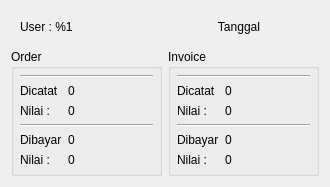
<?xml version="1.0" encoding="UTF-8"?>
<ui version="4.0">
 <class>DashboardWidget</class>
 <widget class="QWidget" name="DashboardWidget">
  <property name="geometry">
   <rect>
    <x>0</x>
    <y>0</y>
    <width>328</width>
    <height>172</height>
   </rect>
  </property>
  <property name="windowTitle">
   <string>Dashboard</string>
  </property>
  <layout class="QVBoxLayout" name="verticalLayout">
   <item>
    <widget class="QWidget" name="hdr" native="true">
     <layout class="QHBoxLayout" name="horizontalLayout">
      <item alignment="Qt::AlignLeft">
       <widget class="QLabel" name="lUser">
        <property name="text">
         <string>User : %1</string>
        </property>
       </widget>
      </item>
      <item>
       <widget class="QLabel" name="lDate">
        <property name="text">
         <string>Tanggal</string>
        </property>
        <property name="alignment">
         <set>Qt::AlignCenter</set>
        </property>
       </widget>
      </item>
     </layout>
    </widget>
   </item>
   <item>
    <layout class="QHBoxLayout" name="horizontalLayout_2">
     <item>
      <widget class="QGroupBox" name="ordersGroup">
       <property name="minimumSize">
        <size>
         <width>151</width>
         <height>0</height>
        </size>
       </property>
       <property name="title">
        <string>Order</string>
       </property>
       <layout class="QFormLayout" name="formLayout">
        <property name="leftMargin">
         <number>6</number>
        </property>
        <property name="topMargin">
         <number>6</number>
        </property>
        <property name="rightMargin">
         <number>6</number>
        </property>
        <property name="bottomMargin">
         <number>6</number>
        </property>
        <item row="1" column="0">
         <widget class="QLabel" name="label_9">
          <property name="text">
           <string>Dicatat</string>
          </property>
         </widget>
        </item>
        <item row="1" column="1">
         <widget class="QLabel" name="label_ordersSavedCount">
          <property name="text">
           <string>0</string>
          </property>
         </widget>
        </item>
        <item row="2" column="0">
         <widget class="QLabel" name="label_7">
          <property name="text">
           <string>Nilai :</string>
          </property>
         </widget>
        </item>
        <item row="2" column="1">
         <widget class="QLabel" name="label_ordersSavedValueSum">
          <property name="text">
           <string>0</string>
          </property>
         </widget>
        </item>
        <item row="4" column="0">
         <widget class="QLabel" name="label_10">
          <property name="text">
           <string>Dibayar</string>
          </property>
         </widget>
        </item>
        <item row="4" column="1">
         <widget class="QLabel" name="label_ordersPaidCount">
          <property name="text">
           <string>0</string>
          </property>
         </widget>
        </item>
        <item row="5" column="0">
         <widget class="QLabel" name="label_8">
          <property name="text">
           <string>Nilai :</string>
          </property>
         </widget>
        </item>
        <item row="5" column="1">
         <widget class="QLabel" name="label_ordersPaidValueSum">
          <property name="text">
           <string>0</string>
          </property>
         </widget>
        </item>
        <item row="3" column="0" colspan="2">
         <widget class="Line" name="line">
          <property name="orientation">
           <enum>Qt::Horizontal</enum>
          </property>
         </widget>
        </item>
        <item row="0" column="0" colspan="2">
         <widget class="Line" name="line_2">
          <property name="orientation">
           <enum>Qt::Horizontal</enum>
          </property>
         </widget>
        </item>
       </layout>
      </widget>
     </item>
     <item>
      <widget class="QGroupBox" name="invoicesGroup">
       <property name="minimumSize">
        <size>
         <width>151</width>
         <height>0</height>
        </size>
       </property>
       <property name="title">
        <string>Invoice</string>
       </property>
       <layout class="QFormLayout" name="formLayout_2">
        <property name="leftMargin">
         <number>6</number>
        </property>
        <property name="topMargin">
         <number>6</number>
        </property>
        <property name="rightMargin">
         <number>6</number>
        </property>
        <property name="bottomMargin">
         <number>6</number>
        </property>
        <item row="1" column="0">
         <widget class="QLabel" name="label_15">
          <property name="text">
           <string>Dicatat</string>
          </property>
         </widget>
        </item>
        <item row="1" column="1">
         <widget class="QLabel" name="label_invoiceSavedCount">
          <property name="text">
           <string>0</string>
          </property>
         </widget>
        </item>
        <item row="2" column="0">
         <widget class="QLabel" name="label_17">
          <property name="text">
           <string>Nilai :</string>
          </property>
         </widget>
        </item>
        <item row="2" column="1">
         <widget class="QLabel" name="label_invoiceSavedValueSum">
          <property name="text">
           <string>0</string>
          </property>
         </widget>
        </item>
        <item row="4" column="0">
         <widget class="QLabel" name="label_19">
          <property name="text">
           <string>Dibayar</string>
          </property>
         </widget>
        </item>
        <item row="4" column="1">
         <widget class="QLabel" name="label_invoicePaidCount">
          <property name="text">
           <string>0</string>
          </property>
         </widget>
        </item>
        <item row="5" column="0">
         <widget class="QLabel" name="label_21">
          <property name="text">
           <string>Nilai :</string>
          </property>
         </widget>
        </item>
        <item row="5" column="1">
         <widget class="QLabel" name="label_invoicePaidValueSum">
          <property name="text">
           <string>0</string>
          </property>
         </widget>
        </item>
        <item row="3" column="0" colspan="2">
         <widget class="Line" name="line_3">
          <property name="orientation">
           <enum>Qt::Horizontal</enum>
          </property>
         </widget>
        </item>
        <item row="0" column="0" colspan="2">
         <widget class="Line" name="line_4">
          <property name="orientation">
           <enum>Qt::Horizontal</enum>
          </property>
         </widget>
        </item>
       </layout>
      </widget>
     </item>
    </layout>
   </item>
   <item>
    <spacer name="verticalSpacer">
     <property name="orientation">
      <enum>Qt::Vertical</enum>
     </property>
     <property name="sizeHint" stdset="0">
      <size>
       <width>20</width>
       <height>40</height>
      </size>
     </property>
    </spacer>
   </item>
  </layout>
 </widget>
 <resources/>
 <connections/>
</ui>
